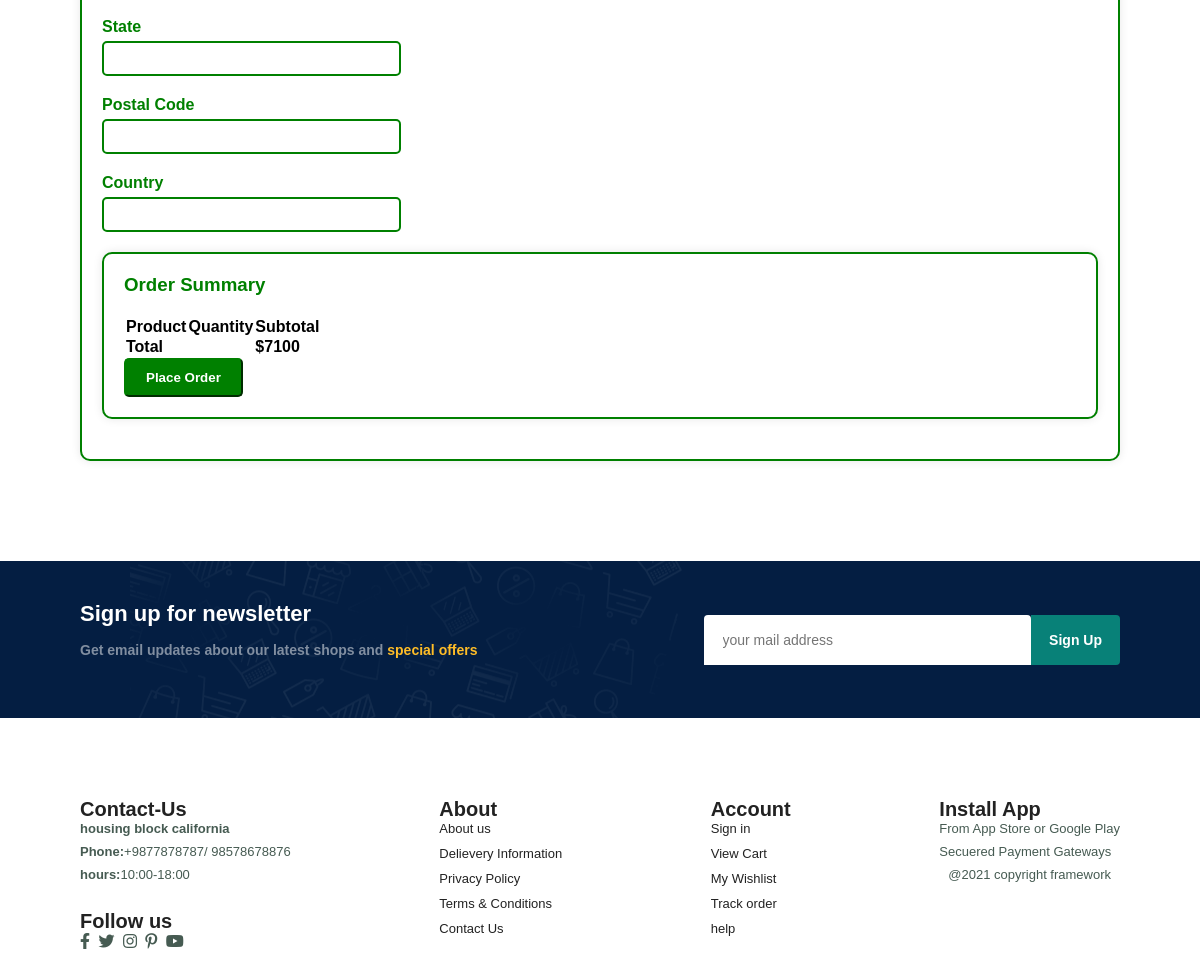
The app's page /Check_out_cart/7100/ (signed in, lower part), older data.
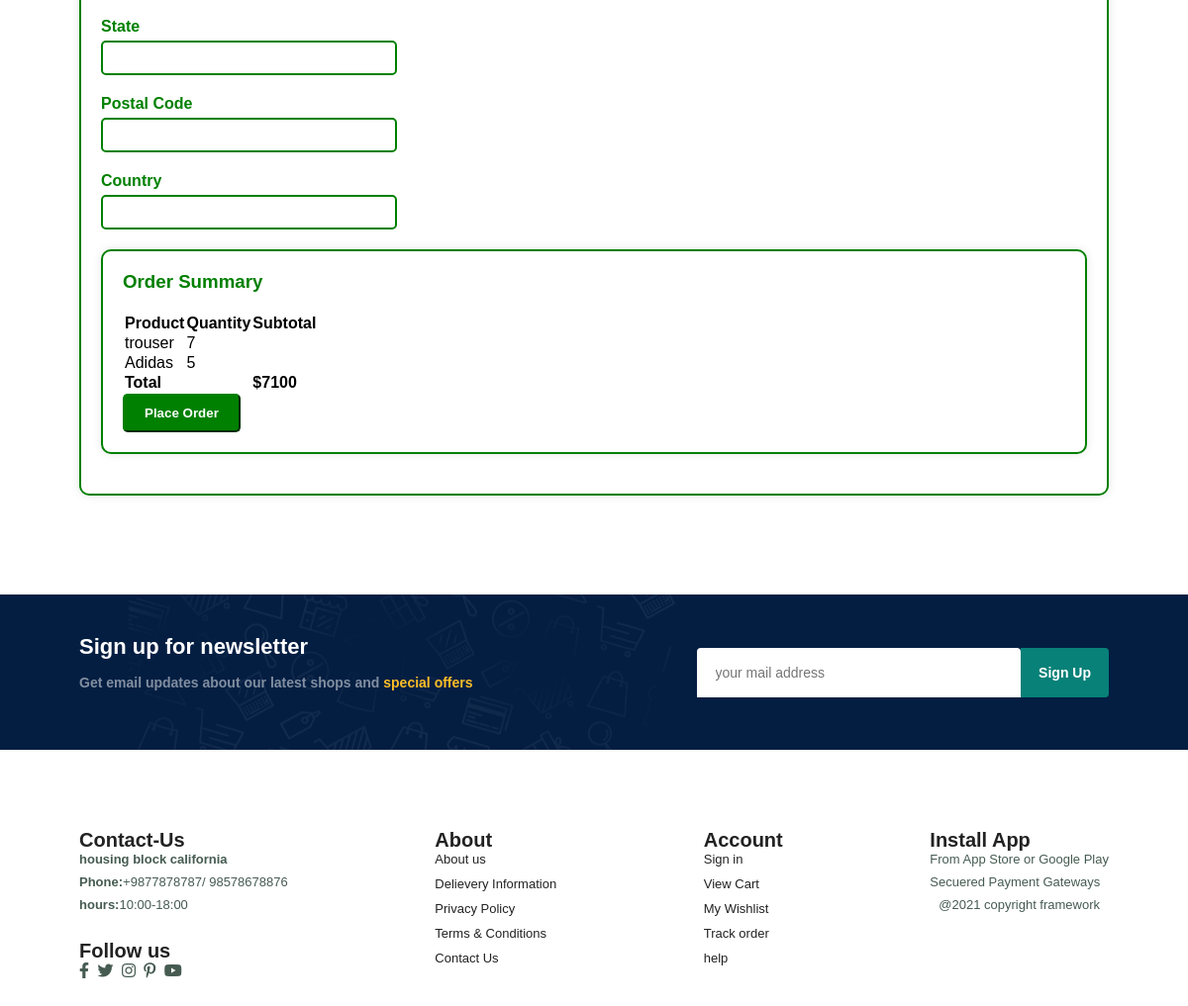
The same page, newer data.
### home/models.py (models this page shows, shortened)
class CartItem(models.Model):
    product = models.ForeignKey(Product, on_delete=models.CASCADE)
    quantity = models.PositiveIntegerField(default=1)
    size=models.CharField(max_length=3,default="s")
    user = models.ForeignKey(User, on_delete=models.CASCADE)

class Product(models.Model):
    GENDER_CHOICES = [
        ('M', 'Male'),
        ('F', 'Female'),
    ]
    id=models.AutoField(primary_key=True)
    product_name = models.CharField(max_length=50)
    desc = models.CharField(max_length=300)
    Category = models.CharField(max_length=300,default="")
    SubCategory = models.CharField(max_length=300,default="")
    price = models.IntegerField(default=0)
    pub_date = models.DateField()
    image = models.ImageField(upload_to='products/images/',default="")
    brand = models.CharField(max_length=50,default="Zara")
    rating=models.IntegerField(default=5)
    gender = models.CharField(max_length=1, choices=GENDER_CHOICES,default="Male")

### home/views.py (the view, shortened to what this page needs)
# urls.py: path('Check_out_cart/<int:total>/', views.Check_out_cart, name='Check_out_cart'),
def Check_out_cart(request,total):
    cart_items = CartItem.objects.filter(user=request.user)
    context = {
        'cart_items': cart_items,
        'total': total,
        'active_page': 'checkout'
    }
    return render(request, 'checkout.html', context)

### templates/Checkout.html (shortened to what this page needs)
{% extends 'base1.html' %}
{% load static %}
{% block body %}
<section id="checkout" class="section-p1">
    <div class="container">
        <form action="" method="POST">
            <div class="row">
                <div class="col-md-2">
                    <div class="section-box">
                        <div class="form-group">
                            <label for="state">State</label>
                            <input type="text" id="state" name="state" class="form-control" required>
                        </div>
                        <div class="form-group">
                            <label for="postal_code">Postal Code</label>
                            <input type="text" id="postal_code" name="postal_code" class="form-control" required>
                        </div>
                        <div class="form-group">
                            <label for="country">Country</label>
                            <input type="text" id="country" name="country" class="form-control" required>
                        </div>
                    <div class="section-box">
                        <h3>Order Summary</h3>
                        <table class="table">
                            <thead>
                                <tr>
                                    <th>Product</th>
                                    <th>Quantity</th>
                                    <th>Subtotal</th>
                                </tr>
                            </thead>
                            <tbody style="padding:12px;">
                                {% for item in cart_items %}
                                <tr style="padding:12px;">
                                    <td >{{ item.product.product_name }}</td>
                                    <td>{{ item.quantity }}</td>
                                </tr>
                                {% endfor %}
                            </tbody>
                            <tfoot>
                                <tr>
                                    <td colspan="2"><strong>Total</strong></td>
                                    <td><strong>${{ total }}</strong></td>
                                </tr>
                            </tfoot>
                        </table>
                        <button type="submit" class="btn btn-primary btn-block">Place Order</button>
                    </div>
                </div>
            </div>
        </form>
    </div>
</section>
{% endblock %}

Row changes from the older to the newer data that the page shows:
added CartItem: product.product_name "trouser", quantity "7"
added CartItem: product.product_name "Adidas", quantity "5"
